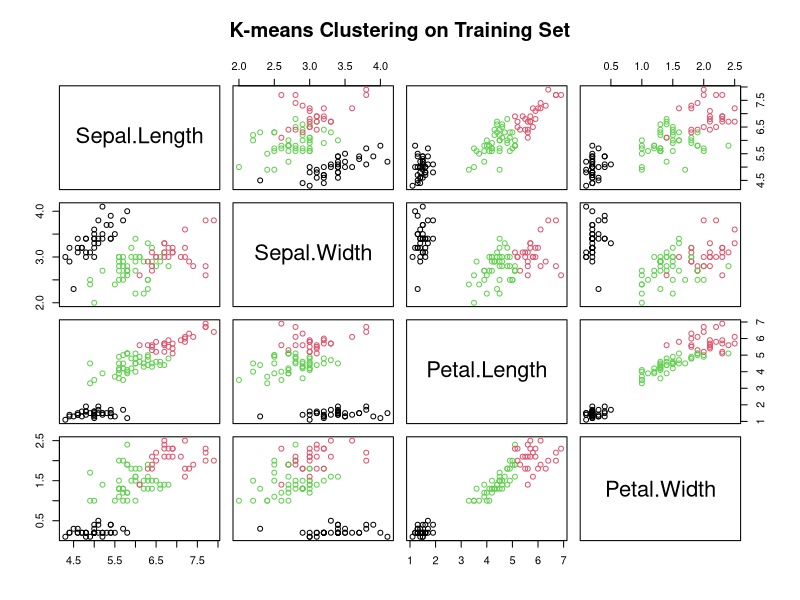
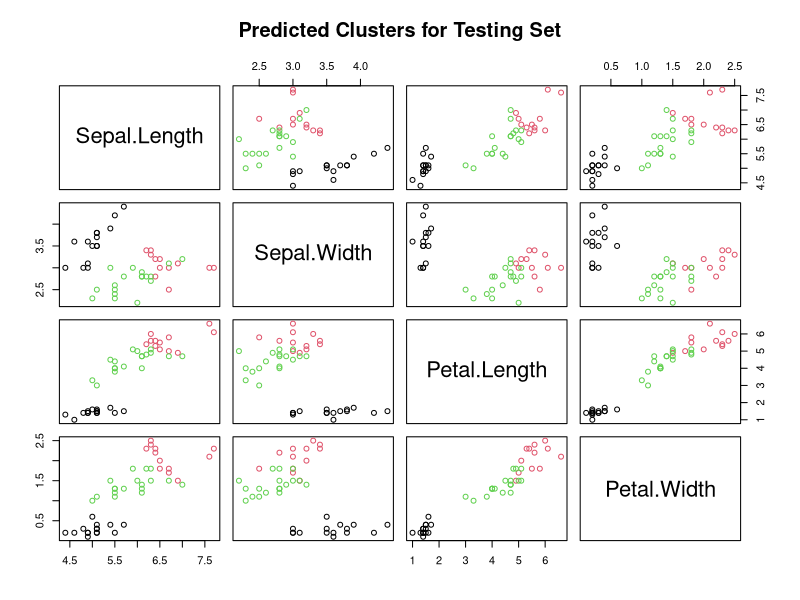

Source code (R) for these figures, in order:
#Implmentation of kmean clustering using iris dataset.
#analyze and predict data for testing set





# Load necessary libraries
library(datasets)   # For built-in datasets
#install.packages("caret")
#install.packages("caret")

library(caret)      # For data splitting
library(cluster)    # For clustering functions

# Load the Iris dataset
data("iris")

# View the first few rows of the dataset
head(iris)




# Remove the Species column for clustering
iris_data <- iris[, -5]  # Exclude the 5th column (Species)

# Split data into training and testing sets
set.seed(123)  # For reproducibility
trainIndex <- createDataPartition(iris$Species, p = 0.7, list = FALSE)

train_data <- iris_data[trainIndex, ]
test_data <- iris_data[-trainIndex, ]



# Apply K-means clustering
set.seed(123)  # For reproducibility
kmeans_model <- kmeans(train_data, centers = 3, nstart = 20)

# View the K-means clustering result
print(kmeans_model)

# Add cluster assignments to the training data
train_clusters <- data.frame(train_data, Cluster = kmeans_model$cluster)

# Print a few rows of clustered data
head(train_clusters)




# Function to assign clusters based on distance to centers
predict_clusters <- function(test_data, centers) {
  apply(test_data, 1, function(x) {
    distances <- apply(centers, 1, function(center) sqrt(sum((x - center)^2)))
    return(which.min(distances))
  })
}

# Predict clusters for the testing set
test_clusters <- predict_clusters(test_data, kmeans_model$centers)

# Add predicted clusters to testing data
test_clusters_df <- data.frame(test_data, Predicted_Cluster = test_clusters)

# Print testing data with predicted clusters
head(test_clusters_df)



# Plot clusters for training data
pairs(train_data, col = kmeans_model$cluster, main = "K-means Clustering on Training Set")

# Plot predicted clusters for testing data
pairs(test_data, col = test_clusters, main = "Predicted Clusters for Testing Set")


# Add true labels for comparison
test_clusters_df$True_Species <- iris$Species[-trainIndex]

# View comparison
print(test_clusters_df)

# Confusion matrix to compare clusters and species
table(Predicted_Cluster = test_clusters_df$Predicted_Cluster, True_Species = test_clusters_df$True_Species)

